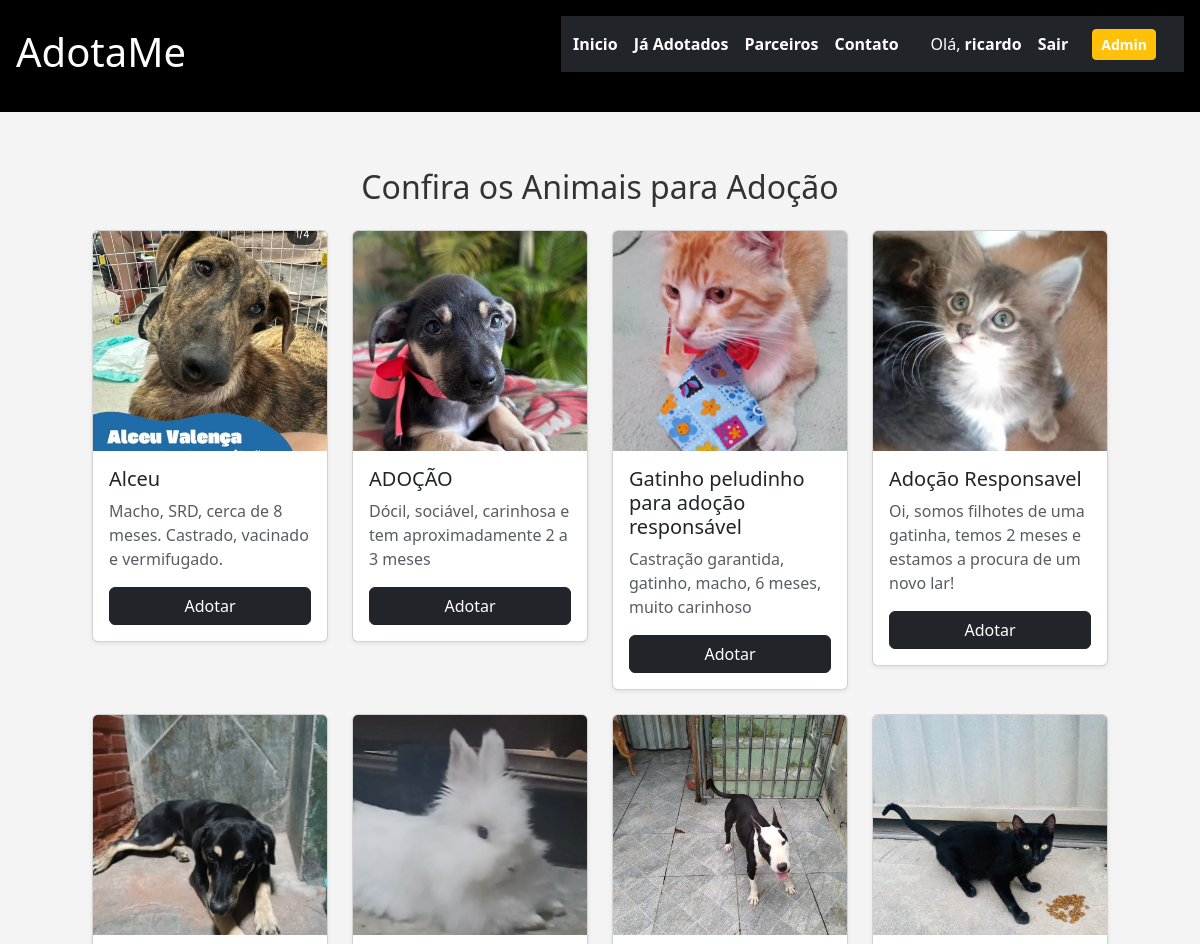
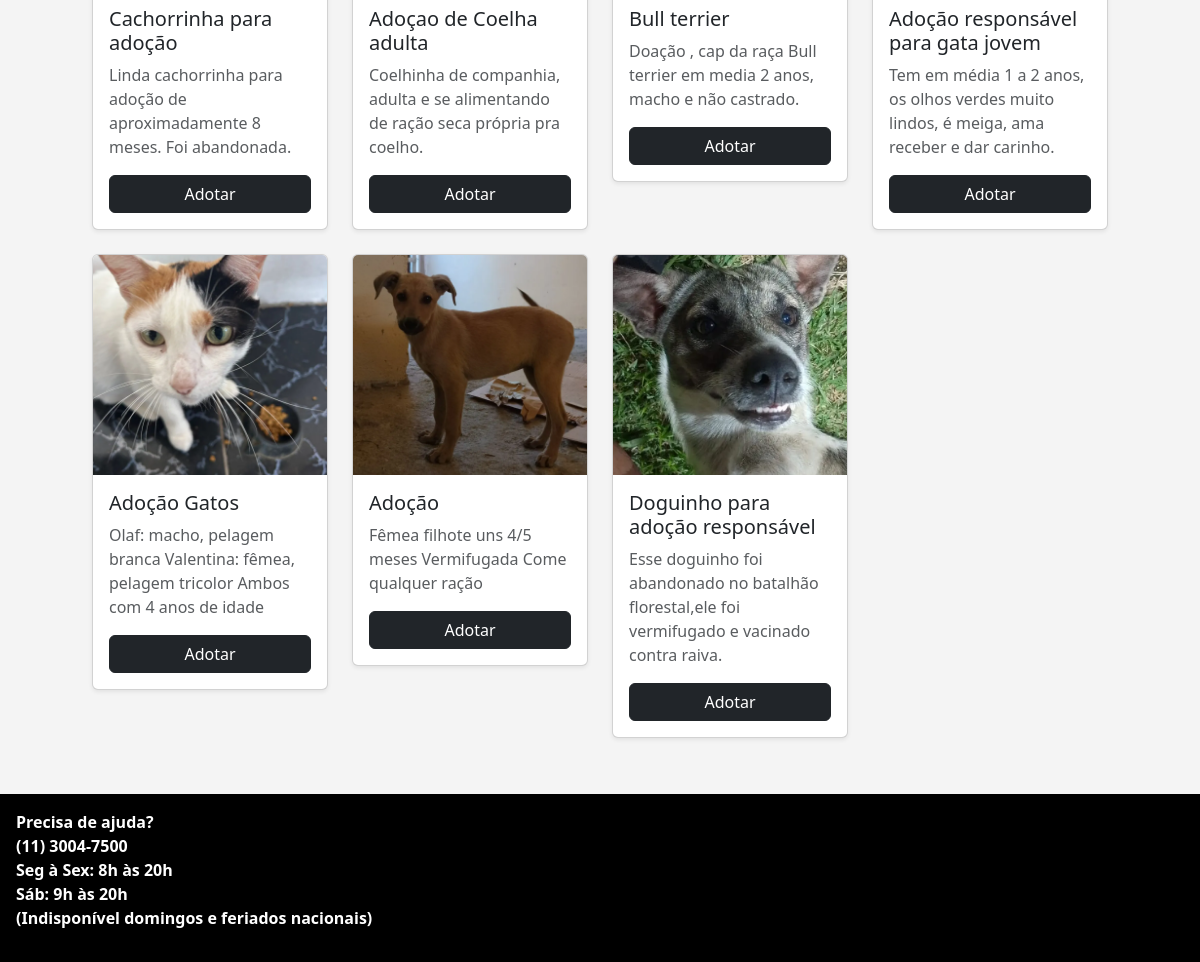
The app's page / (signed in) with its own data (2 pictures, top to bottom).
### rh/models.py (models this page shows, shortened)
class Produtos(models.Model):
    imagem = models.ImageField(null=True,blank=True)
    produto = models.CharField(max_length=100,null=True,blank=True)
    categoria = models.CharField(max_length=100,null=True,blank=True)
    descricao = models.TextField(max_length=100,null=True,blank=True)
    em_estoque = models.BooleanField(default=True)
    class Meta:
        verbose_name = "Produto"
        verbose_name_plural = "Produtos" # Define o nome plural correto

### rh/views.py (the view)
# urls.py: 2. Add a URL to urlpatterns:  path('', views.home, name='home')
def home(request):
    products = Produtos.objects.filter(em_estoque=True)
    return render(request, 'home.html', {'products': products})

### rh/templates/home.html (shortened to what this page needs)
{% extends "base.html" %}
{% load static %}
{% block content %}
<div class="container mt-4">
    <h2 class="text-center mb-4">Confira os Animais para Adoção</h2>
    {% if products %}
    <div class="row">
        {% for product in products %}
        <div class="col-12 col-sm-6 col-md-4 col-lg-3 mb-4">
            <div class="card shadow-sm">
                {% if product.imagem %}
                    <img src="{{ product.imagem.url }}" class="card-img-top" alt="{{ product.produto }}">
                {% else %}
                    <img src="{% static 'images/placeholder.png' %}" class="card-img-top" alt="Sem imagem">
                {% endif %}
                <div class="card-body">
                    <h5 class="card-title">{{ product.produto }}</h5>
                    <p class="card-text text-muted">
                        {{ product.descricao|default:"Sem descrição cadastrada." }}
                    </p>
                    <a href="#" class="btn btn-dark w-100">
                        Adotar
                    </a>
                </div>
            </div>
        </div>
        {% endfor %}
    </div>
    {% else %}
    <p class="text-center text-muted mt-5">Nenhum animal disponível no momento.</p>
    {% endif %}
</div>
{% endblock %}

### templates/components/_navbar.html (shortened to what this page needs)
<nav class="navbar navbar-expand-lg navbar-dark bg-dark mb-4">
    <div class="container">
        <a href="{% url 'home' %}">Inicio</a>
        <a href="{% url 'adotados' %}">Já Adotados</a>
        <a href="{% url 'parceiros' %}">Parceiros</a>
        <a href="{% url 'contatos'%}">Contato</a>
        {% if user.is_authenticated %}
                    <span class="navbar-text me-3 text-white">
                        Olá, <strong>{{ user.username }}</strong>
                    </span>
                    <form action="{% url 'login' %}" method="post" class="d-inline">
                        <a href="{% url 'logout' %}">Sair</a>
                    </form>
                    {% if user.is_superuser %}
                        <a href="/admin" class="btn btn-sm btn-warning ms-2">Admin</a>
                    {% endif %}
                {% else %}
                    <a href="{% url 'login' %}" class=>Entrar</a>
                {% endif %}
            </div>
    </nav>

### static/css/style.css (style rules this page uses)
* { margin:0; padding: 0; box-sizing: border-box; }
body { background-color: #f4f4f4; color: #333; display: flex; flex-direction: column; font-size: 16px; }
.header a { text-decoration: none; color: #fff; font-weight: bold; margin-right: 1rem; }
img { width: 100%; height: 220px; object-fit: cover; }

### records on screen
Produtos: imagem (picture), produto "Alceu", descricao "Macho, SRD, cerca de 8 meses. Castrado, vacinado e vermifugado."
Produtos: imagem (picture), produto "ADOÇÃO", descricao "Dócil, sociável, carinhosa e tem aproximadamente 2 a 3 meses"
Produtos: imagem (picture), produto "Gatinho peludinho para adoção responsável", descricao "Castração garantida, gatinho, macho, 6 meses, muito carinhoso"
Produtos: imagem (picture), produto "Adoção Responsavel", descricao "Oi, somos filhotes de uma gatinha, temos 2 meses e estamos a procura de um novo lar!"
Produtos: imagem (picture), produto "Cachorrinha para adoção", descricao "Linda cachorrinha para adoção de aproximadamente 8 meses. Foi abandonada."
Produtos: imagem (picture), produto "Adoçao de Coelha adulta", descricao "Coelhinha de companhia, adulta e se alimentando de ração seca própria pra coelho."
Produtos: imagem (picture), produto "Bull terrier", descricao "Doação , cap da raça Bull terrier em media 2 anos, macho e não castrado."
Produtos: imagem (picture), produto "Adoção responsável para gata jovem", descricao "Tem em média 1 a 2 anos, os olhos verdes muito lindos, é meiga, ama receber e dar carinho."
Produtos: imagem (picture), produto "Adoção Gatos", descricao "Olaf: macho, pelagem branca Valentina: fêmea, pelagem tricolor Ambos com 4 anos de idade"
Produtos: imagem (picture), produto "Adoção", descricao "Fêmea filhote uns 4/5 meses Vermifugada Come qualquer ração"
Produtos: imagem (picture), produto "Doguinho para adoção responsável", descricao "Esse doguinho foi abandonado no batalhão florestal,ele foi vermifugado e vacinado contra raiva."

### other values on screen
{{ user.username }} "ricardo"
